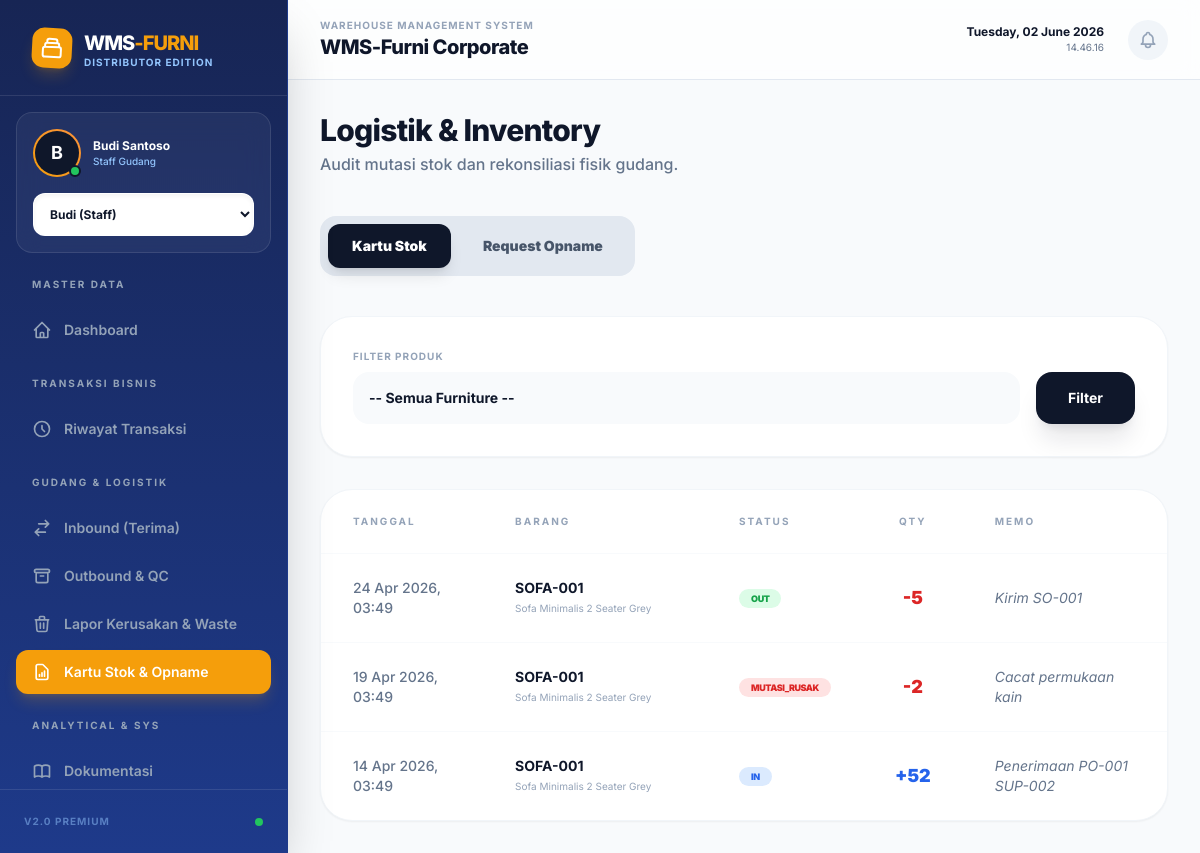
Before: /inventory.php with the older database file.
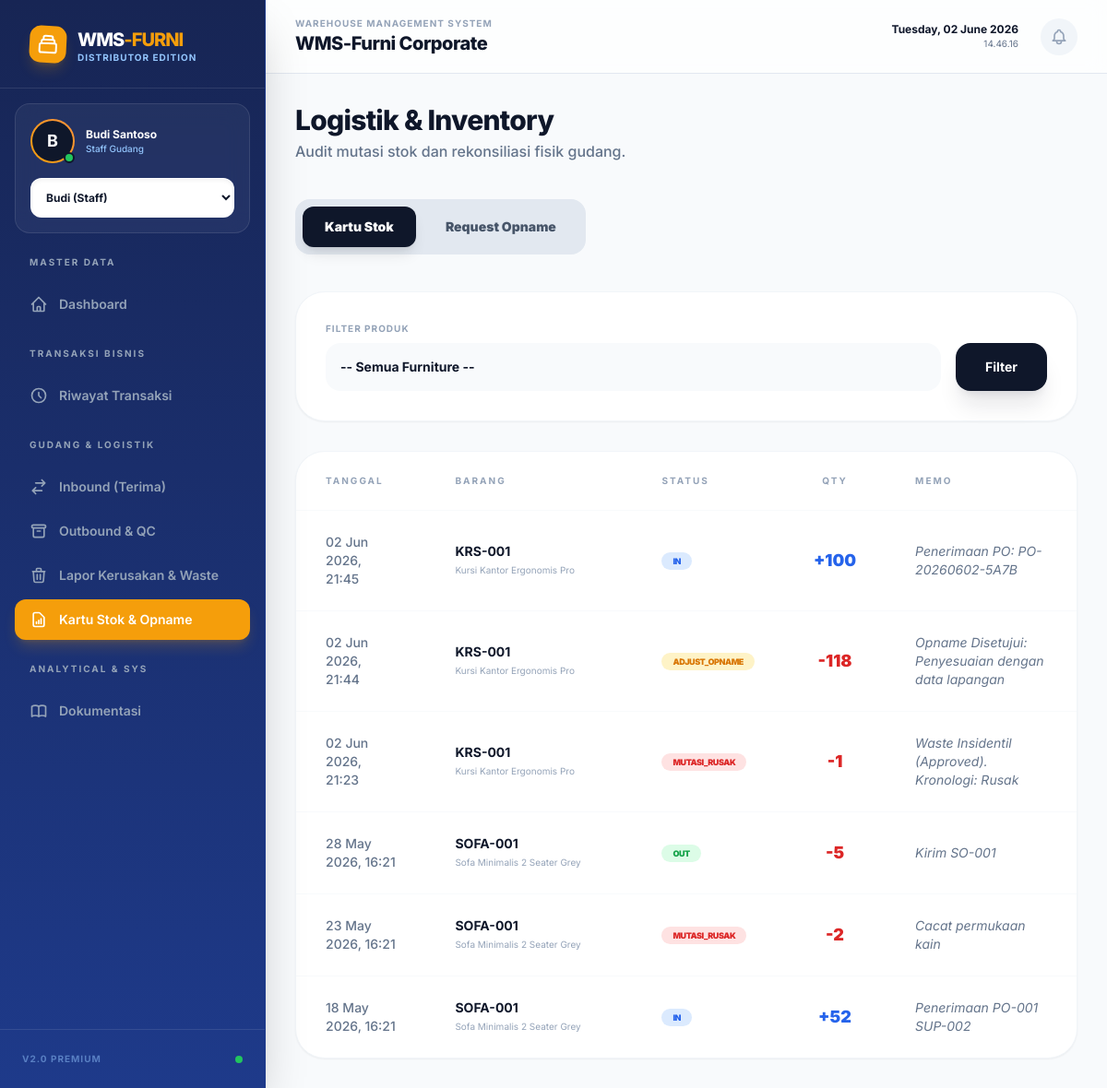
After: the same page with the newer database file.
### tables this page shows
CREATE TABLE tb_mutasi_stok (
        id_mutasi INTEGER PRIMARY KEY AUTOINCREMENT,
        id_furniture INTEGER,
        tgl_mutasi TEXT NOT NULL,
        jenis_mutasi TEXT NOT NULL,
        qty INTEGER NOT NULL,
        keterangan TEXT,
        id_user INTEGER,
        FOREIGN KEY (id_furniture) REFERENCES tb_furniture(id_furniture),
        FOREIGN KEY (id_user) REFERENCES tb_users(id_user)
    );

CREATE TABLE tb_furniture (
        id_furniture INTEGER PRIMARY KEY AUTOINCREMENT,
        kode_barang TEXT UNIQUE NOT NULL,
        nama_barang TEXT NOT NULL,
        id_lokasi INTEGER,
        stok_tersedia INTEGER DEFAULT 0,
        stok_karantina INTEGER DEFAULT 0,
        FOREIGN KEY (id_lokasi) REFERENCES tb_lokasi(id_lokasi)
    );

### inventory.php (the view, shortened to what the rows shown need)
<?php
require 'config.php';
$where = ""; $params = [];
$is_filtered = false;
$stmt = $pdo->prepare("SELECT m.*, f.nama_barang, f.kode_barang FROM tb_mutasi_stok m JOIN tb_furniture f ON m.id_furniture = f.id_furniture $where ORDER BY m.id_mutasi DESC LIMIT 100");
$stmt->execute($params);
$mutasi_list = $stmt->fetchAll();
include 'includes/header.php';
include 'includes/sidebar.php';
?>
<div class="flex-1 overflow-y-auto p-8 animate-fade-in print:p-0">
    <header class="mb-10 print:hidden">
        <h2 class="text-3xl font-extrabold text-navy-900 tracking-tight">Logistik & Inventory</h2>
    </header>
    <div id="tk" class="space-y-6 print:space-y-0">
        <div class="bg-white rounded-[2rem] shadow-sm border border-slate-100 overflow-hidden print:shadow-none print:border-none print:rounded-none">
            <div class="overflow-x-auto">
                <table class="w-full text-left print:border-collapse">
                    <thead>
                        <?php if ($is_filtered): ?>
                        <tr class="text-[10px] font-bold text-slate-400 uppercase tracking-[0.2em] border-b border-slate-50 print:border-slate-800 print:text-black">
                            <th class="px-8 py-6 print:px-2 print:py-3 print:border">Tanggal</th>
                            <th class="px-8 py-6 print:px-2 print:py-3 print:border">No. Bukti / Keterangan</th>
                            <th class="px-8 py-6 text-center print:px-2 print:py-3 print:border">Masuk</th>
                            <th class="px-8 py-6 text-center print:px-2 print:py-3 print:border">Keluar</th>
                            <th class="px-8 py-6 text-center print:px-2 print:py-3 print:border">Sisa</th>
                        </tr>
                        <?php else: ?>
                        <tr class="text-[10px] font-bold text-slate-400 uppercase tracking-[0.2em] border-b border-slate-50">
                            <th class="px-8 py-6">Tanggal</th>
                            <th class="px-8 py-6">Barang</th>
                            <th class="px-8 py-6">Status</th>
                            <th class="px-8 py-6 text-center">Qty</th>
                            <th class="px-8 py-6">Memo</th>
                        </tr>
                        <?php endif; ?>
                    </thead>
                    <tbody class="divide-y divide-slate-50 text-sm">
                        <?php foreach($mutasi_list as $m): ?>
                        <?php if ($is_filtered): ?>
                        <tr class="hover:bg-slate-50/50 transition-colors print:text-black print:divide-y-0 print:border-b print:border-slate-200">
                            <td class="px-8 py-6 text-slate-500 font-medium print:px-2 print:py-3 print:border print:text-black"><?= date('d/m/Y H:i', strtotime($m['tgl_mutasi'])) ?></td>
                            <td class="px-8 py-6 print:px-2 print:py-3 print:border">
                                <span class="font-bold text-navy-900 print:text-black"><?= $m['jenis_mutasi'] ?></span><br>
                                <span class="text-xs text-slate-500 italic print:text-black"><?= htmlspecialchars($m['keterangan']) ?></span>
                            </td>
                            <td class="px-8 py-6 text-center font-bold text-blue-600 print:px-2 print:py-3 print:border print:text-black"><?= $m['qty'] > 0 ? $m['qty'] : '-' ?></td>
                            <td class="px-8 py-6 text-center font-bold text-red-600 print:px-2 print:py-3 print:border print:text-black"><?= $m['qty'] < 0 ? abs($m['qty']) : '-' ?></td>
                            <td class="px-8 py-6 text-center font-black text-lg text-navy-900 bg-slate-50/50 print:px-2 print:py-3 print:border print:bg-transparent print:text-black"><?= $m['sisa'] ?></td>
                        </tr>
                        <?php else: ?>
                        <tr class="hover:bg-slate-50/50 transition-colors">
                            <td class="px-8 py-6 text-slate-500 font-medium"><?= date('d M Y, H:i', strtotime($m['tgl_mutasi'])) ?></td>
                            <td class="px-8 py-6">
                                <p class="font-bold text-navy-900"><?= htmlspecialchars($m['kode_barang']) ?></p>
                                <p class="text-[10px] text-slate-400 truncate w-40"><?= htmlspecialchars($m['nama_barang']) ?></p>
                            </td>
                            <td class="px-8 py-6">
                                <?php
                                    $c = ''; switch($m['jenis_mutasi']){
                                        case 'IN': $c = 'bg-blue-100 text-blue-600'; break;
                                        case 'OUT': $c = 'bg-green-100 text-green-600'; break;
                                        case 'MUTASI_RUSAK': $c = 'bg-red-100 text-red-600'; break;
                                        default: $c = 'bg-amber-100 text-amber-600';
                                    }
                                ?>
                                <span class="px-3 py-1 rounded-full text-[9px] font-black uppercase tracking-tighter <?= $c ?>"><?= $m['jenis_mutasi'] ?></span>
                            </td>
                            <td class="px-8 py-6 text-center font-black text-lg <?= $m['qty'] > 0 ? 'text-blue-600' : 'text-red-600' ?>"><?= ($m['qty'] > 0 ? '+' : '') . $m['qty'] ?></td>
                            <td class="px-8 py-6 text-slate-500 italic"><?= htmlspecialchars($m['keterangan']) ?></td>
                        </tr>
                        <?php endif; ?>
                        <?php endforeach; ?>
                    </tbody>
                </table>
            </div>
        </div>
    </div>
</div>
<?php include 'includes/footer.php'; ?>

Changed rows visible on the page:
added tb_mutasi_stok: tgl_mutasi "02 Jun 2026, 21:45", id_furniture.kode_barang "KRS-001", id_furniture.nama_barang "Kursi Kantor Ergonomis Pro", jenis_mutasi "IN", qty "100", keterangan "Penerimaan PO: PO-20260602-5A7B"
added tb_mutasi_stok: tgl_mutasi "02 Jun 2026, 21:44", id_furniture.kode_barang "KRS-001", id_furniture.nama_barang "Kursi Kantor Ergonomis Pro", jenis_mutasi "ADJUST_OPNAME", qty "-118", keterangan "Opname Disetujui: Penyesuaian dengan data lapangan"
added tb_mutasi_stok: tgl_mutasi "02 Jun 2026, 21:23", id_furniture.kode_barang "KRS-001", id_furniture.nama_barang "Kursi Kantor Ergonomis Pro", jenis_mutasi "MUTASI_RUSAK", qty "-1", keterangan "Waste Insidentil (Approved). Kronologi: Rusak"
changed tb_mutasi_stok "Kirim SO-001": tgl_mutasi "24 Apr 2026, 03:49" → "28 May 2026, 16:21"
changed tb_mutasi_stok "Cacat permukaan kain": tgl_mutasi "19 Apr 2026, 03:49" → "23 May 2026, 16:21"
changed tb_mutasi_stok "Penerimaan PO-001 SUP-002": tgl_mutasi "14 Apr 2026, 03:49" → "18 May 2026, 16:21"
